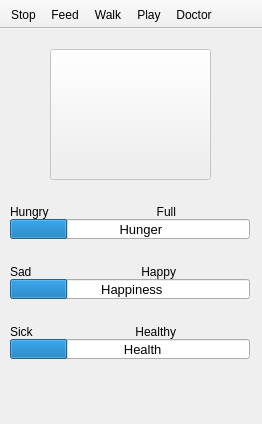
<?xml version="1.0" encoding="UTF-8"?>
<ui version="4.0">
 <class>MainWindow</class>
 <widget class="QMainWindow" name="MainWindow">
  <property name="geometry">
   <rect>
    <x>0</x>
    <y>0</y>
    <width>262</width>
    <height>424</height>
   </rect>
  </property>
  <property name="font">
   <font>
    <family>Segoe UI</family>
    <pointsize>9</pointsize>
   </font>
  </property>
  <property name="windowTitle">
   <string>Virtual Pet</string>
  </property>
  <widget class="QWidget" name="centralwidget">
   <widget class="QPushButton" name="petPic">
    <property name="enabled">
     <bool>false</bool>
    </property>
    <property name="geometry">
     <rect>
      <x>50</x>
      <y>20</y>
      <width>161</width>
      <height>131</height>
     </rect>
    </property>
    <property name="mouseTracking">
     <bool>false</bool>
    </property>
    <property name="text">
     <string/>
    </property>
    <property name="icon">
     <iconset>
      <normaloff>images/pet1.gif</normaloff>
      <disabledoff>images/pet1.gif</disabledoff>images/pet1.gif</iconset>
    </property>
    <property name="iconSize">
     <size>
      <width>160</width>
      <height>134</height>
     </size>
    </property>
    <property name="checkable">
     <bool>false</bool>
    </property>
    <property name="autoDefault">
     <bool>false</bool>
    </property>
    <property name="flat">
     <bool>false</bool>
    </property>
   </widget>
   <widget class="QProgressBar" name="progressBar_1">
    <property name="geometry">
     <rect>
      <x>10</x>
      <y>190</y>
      <width>240</width>
      <height>20</height>
     </rect>
    </property>
    <property name="font">
     <font>
      <pointsize>10</pointsize>
     </font>
    </property>
    <property name="value">
     <number>24</number>
    </property>
    <property name="textVisible">
     <bool>true</bool>
    </property>
    <property name="textDirection">
     <enum>QProgressBar::TopToBottom</enum>
    </property>
    <property name="format">
     <string>      Hunger</string>
    </property>
   </widget>
   <widget class="QProgressBar" name="progressBar_2">
    <property name="geometry">
     <rect>
      <x>10</x>
      <y>250</y>
      <width>240</width>
      <height>20</height>
     </rect>
    </property>
    <property name="font">
     <font>
      <pointsize>10</pointsize>
     </font>
    </property>
    <property name="value">
     <number>24</number>
    </property>
    <property name="textVisible">
     <bool>true</bool>
    </property>
    <property name="textDirection">
     <enum>QProgressBar::TopToBottom</enum>
    </property>
    <property name="format">
     <string> Happiness</string>
    </property>
   </widget>
   <widget class="QProgressBar" name="progressBar_3">
    <property name="geometry">
     <rect>
      <x>10</x>
      <y>310</y>
      <width>240</width>
      <height>20</height>
     </rect>
    </property>
    <property name="font">
     <font>
      <pointsize>10</pointsize>
     </font>
    </property>
    <property name="layoutDirection">
     <enum>Qt::LeftToRight</enum>
    </property>
    <property name="value">
     <number>24</number>
    </property>
    <property name="textVisible">
     <bool>true</bool>
    </property>
    <property name="textDirection">
     <enum>QProgressBar::TopToBottom</enum>
    </property>
    <property name="format">
     <string>       Health</string>
    </property>
   </widget>
   <widget class="QLabel" name="label">
    <property name="geometry">
     <rect>
      <x>10</x>
      <y>173</y>
      <width>46</width>
      <height>20</height>
     </rect>
    </property>
    <property name="text">
     <string>Hungry</string>
    </property>
   </widget>
   <widget class="QLabel" name="label_2">
    <property name="geometry">
     <rect>
      <x>130</x>
      <y>173</y>
      <width>46</width>
      <height>20</height>
     </rect>
    </property>
    <property name="text">
     <string>Full</string>
    </property>
    <property name="alignment">
     <set>Qt::AlignRight|Qt::AlignTrailing|Qt::AlignVCenter</set>
    </property>
   </widget>
   <widget class="QLabel" name="label_3">
    <property name="geometry">
     <rect>
      <x>10</x>
      <y>233</y>
      <width>46</width>
      <height>20</height>
     </rect>
    </property>
    <property name="text">
     <string>Sad</string>
    </property>
   </widget>
   <widget class="QLabel" name="label_4">
    <property name="geometry">
     <rect>
      <x>130</x>
      <y>233</y>
      <width>46</width>
      <height>20</height>
     </rect>
    </property>
    <property name="text">
     <string>Happy</string>
    </property>
    <property name="alignment">
     <set>Qt::AlignRight|Qt::AlignTrailing|Qt::AlignVCenter</set>
    </property>
   </widget>
   <widget class="QLabel" name="label_5">
    <property name="geometry">
     <rect>
      <x>10</x>
      <y>293</y>
      <width>46</width>
      <height>20</height>
     </rect>
    </property>
    <property name="text">
     <string>Sick</string>
    </property>
   </widget>
   <widget class="QLabel" name="label_6">
    <property name="geometry">
     <rect>
      <x>130</x>
      <y>293</y>
      <width>46</width>
      <height>20</height>
     </rect>
    </property>
    <property name="text">
     <string>Healthy</string>
    </property>
    <property name="alignment">
     <set>Qt::AlignRight|Qt::AlignTrailing|Qt::AlignVCenter</set>
    </property>
   </widget>
  </widget>
  <widget class="QToolBar" name="toolBar">
   <property name="minimumSize">
    <size>
     <width>0</width>
     <height>0</height>
    </size>
   </property>
   <property name="windowTitle">
    <string>toolBar</string>
   </property>
   <property name="movable">
    <bool>false</bool>
   </property>
   <property name="iconSize">
    <size>
     <width>40</width>
     <height>40</height>
    </size>
   </property>
   <property name="toolButtonStyle">
    <enum>Qt::ToolButtonTextUnderIcon</enum>
   </property>
   <attribute name="toolBarArea">
    <enum>TopToolBarArea</enum>
   </attribute>
   <attribute name="toolBarBreak">
    <bool>false</bool>
   </attribute>
   <addaction name="actionStop"/>
   <addaction name="actionFeed"/>
   <addaction name="actionWalk"/>
   <addaction name="actionPlay"/>
   <addaction name="actionDoctor"/>
  </widget>
  <action name="actionStop">
   <property name="icon">
    <iconset>
     <normaloff>images/stopbutton.gif</normaloff>
     <normalon>stopbutton.gif</normalon>images/stopbutton.gif</iconset>
   </property>
   <property name="text">
    <string>Stop</string>
   </property>
  </action>
  <action name="actionFeed">
   <property name="icon">
    <iconset>
     <normaloff>images/eatbutton.gif</normaloff>
     <normalon>eatbutton.gif</normalon>images/eatbutton.gif</iconset>
   </property>
   <property name="text">
    <string>Feed</string>
   </property>
  </action>
  <action name="actionWalk">
   <property name="icon">
    <iconset>
     <normaloff>images/walkbutton.gif</normaloff>
     <normalon>walkbutton.gif</normalon>images/walkbutton.gif</iconset>
   </property>
   <property name="text">
    <string>Walk</string>
   </property>
  </action>
  <action name="actionPlay">
   <property name="icon">
    <iconset>
     <normaloff>images/playbutton.gif</normaloff>
     <normalon>playbutton.gif</normalon>images/playbutton.gif</iconset>
   </property>
   <property name="text">
    <string>Play</string>
   </property>
  </action>
  <action name="actionDoctor">
   <property name="icon">
    <iconset>
     <normaloff>images/docbutton.gif</normaloff>
     <normalon>docbutton.gif</normalon>images/docbutton.gif</iconset>
   </property>
   <property name="text">
    <string>Doctor</string>
   </property>
  </action>
  <action name="actionE_xit">
   <property name="text">
    <string>E&amp;xit</string>
   </property>
  </action>
 </widget>
 <resources/>
 <connections/>
</ui>
